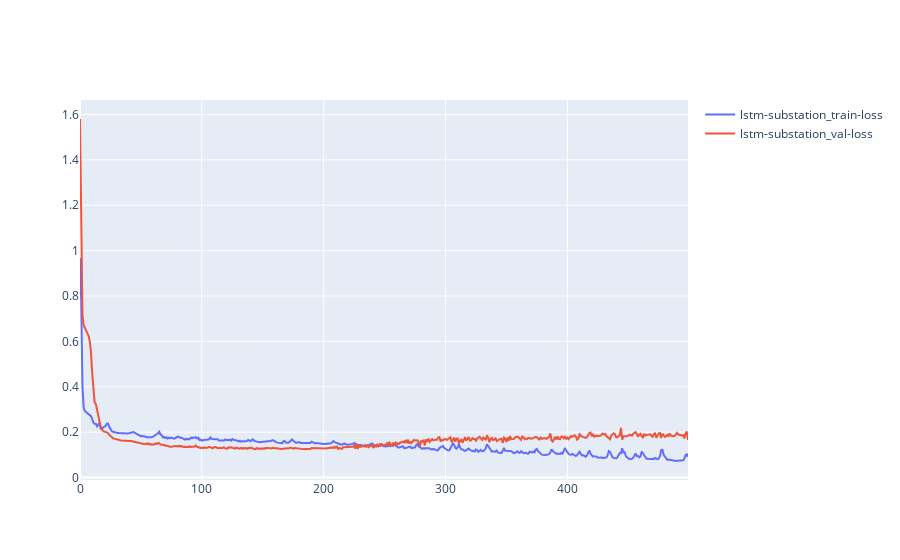

Notebook cell for this chart:
### Code cell
plot_loss([loss_lstm_sub], ['lstm-substation'])

### Figure 1 — Plotly figure (JSON) as saved in the notebook; plotly's stock layout.template omitted (floating-point values rounded to 4 significant figures; data arrays with more than 128 entries replaced by an {"elided": "..."} marker saying what was removed)
{"data": [{"name": "lstm-substation_train-loss", "type": "scatter", "y": {"elided": "500 float values"}}, {"name": "lstm-substation_val-loss", "type": "scatter", "y": {"elided": "500 float values"}}], "layout": {}}
